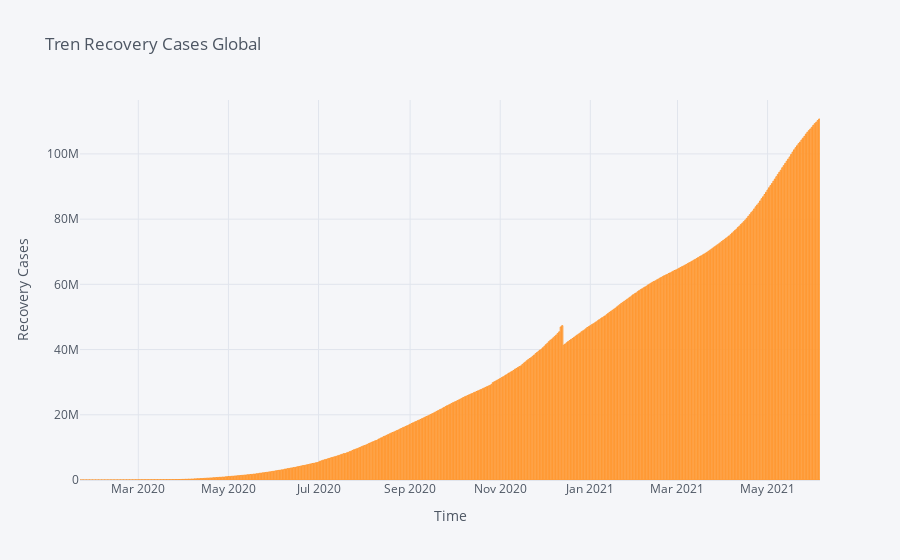

Write notebook code for a chart like this one.
### Markdown cell above
### **Trend Recovery Cases**

### Code cell
dataGroup.iplot(kind = "bar", y = "Recovered", title = "Tren Recovery Cases Global",xTitle = "Time", yTitle = 'Recovery Cases')

### Figure 1 — Plotly figure (JSON) as saved in the notebook; plotly's stock layout.template omitted (floating-point values rounded to 4 significant figures; data arrays with more than 128 entries replaced by an {"elided": "..."} marker saying what was removed)
{"data": [{"marker": {"color": "rgba(255, 153, 51, 0.6)", "line": {"color": "rgba(255, 153, 51, 1.0)", "width": 1}}, "name": "Recovered", "orientation": "v", "text": "", "type": "bar", "x": {"elided": "501 str values"}, "y": {"elided": "501 int values"}}], "layout": {"legend": {"bgcolor": "#F5F6F9", "font": {"color": "#4D5663"}}, "paper_bgcolor": "#F5F6F9", "plot_bgcolor": "#F5F6F9", "title": {"font": {"color": "#4D5663"}, "text": "Tren Recovery Cases Global"}, "xaxis": {"gridcolor": "#E1E5ED", "showgrid": true, "tickfont": {"color": "#4D5663"}, "title": {"font": {"color": "#4D5663"}, "text": "Time"}, "zerolinecolor": "#E1E5ED"}, "yaxis": {"gridcolor": "#E1E5ED", "showgrid": true, "tickfont": {"color": "#4D5663"}, "title": {"font": {"color": "#4D5663"}, "text": "Recovery Cases"}, "zerolinecolor": "#E1E5ED"}}}
